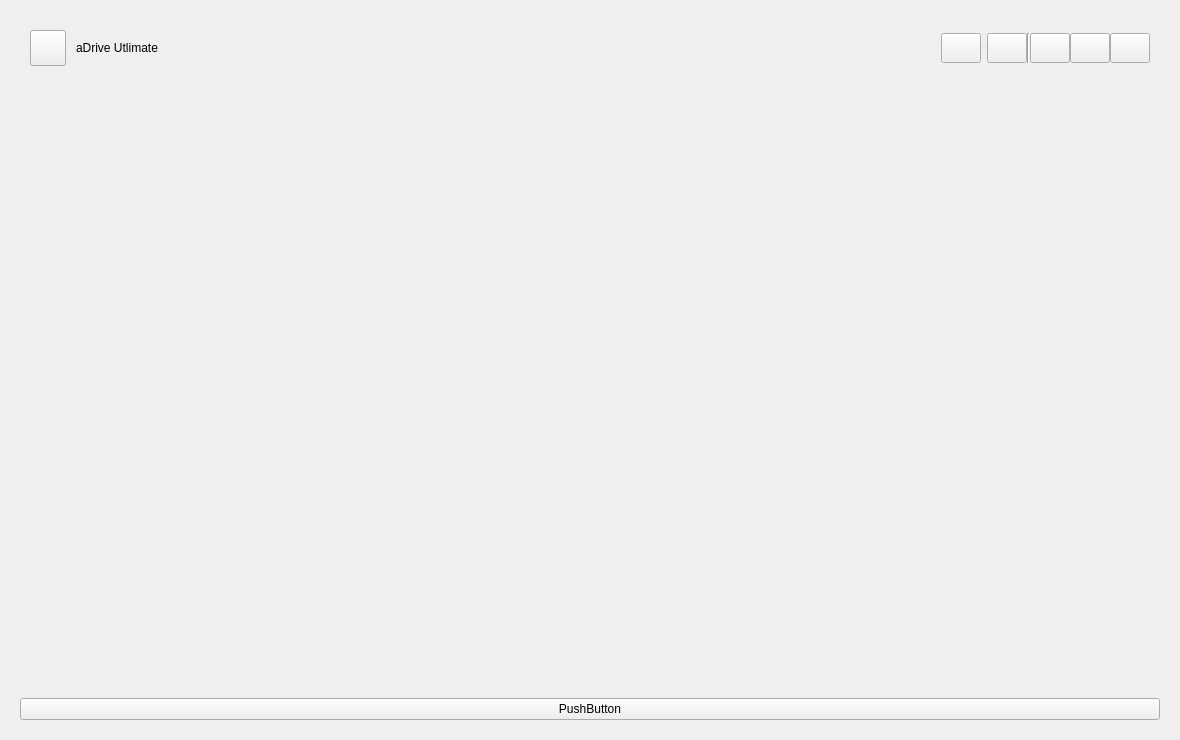
<?xml version="1.0" encoding="UTF-8"?>
<ui version="4.0">
 <class>aDriveBasic</class>
 <widget class="QWidget" name="aDriveBasic">
  <property name="geometry">
   <rect>
    <x>0</x>
    <y>0</y>
    <width>1180</width>
    <height>740</height>
   </rect>
  </property>
  <property name="minimumSize">
   <size>
    <width>1180</width>
    <height>740</height>
   </size>
  </property>
  <property name="windowTitle">
   <string>Form</string>
  </property>
  <property name="styleSheet">
   <string notr="true"/>
  </property>
  <layout class="QVBoxLayout" name="aDriveBasicVerticalLayout">
   <property name="spacing">
    <number>0</number>
   </property>
   <property name="leftMargin">
    <number>20</number>
   </property>
   <property name="topMargin">
    <number>20</number>
   </property>
   <property name="rightMargin">
    <number>20</number>
   </property>
   <property name="bottomMargin">
    <number>20</number>
   </property>
   <item>
    <widget class="QWidget" name="aDriveWidget" native="true">
     <property name="minimumSize">
      <size>
       <width>1140</width>
       <height>700</height>
      </size>
     </property>
     <property name="styleSheet">
      <string notr="true"/>
     </property>
     <layout class="QVBoxLayout" name="verticalLayout">
      <property name="spacing">
       <number>0</number>
      </property>
      <property name="leftMargin">
       <number>0</number>
      </property>
      <property name="topMargin">
       <number>0</number>
      </property>
      <property name="rightMargin">
       <number>0</number>
      </property>
      <property name="bottomMargin">
       <number>0</number>
      </property>
      <item>
       <widget class="QWidget" name="widget" native="true">
        <layout class="QHBoxLayout" name="horizontalLayout_3">
         <property name="spacing">
          <number>0</number>
         </property>
         <property name="leftMargin">
          <number>10</number>
         </property>
         <property name="topMargin">
          <number>10</number>
         </property>
         <property name="rightMargin">
          <number>10</number>
         </property>
         <property name="bottomMargin">
          <number>10</number>
         </property>
         <item>
          <widget class="QWidget" name="widget_4" native="true">
           <layout class="QHBoxLayout" name="horizontalLayout_4">
            <property name="spacing">
             <number>10</number>
            </property>
            <property name="leftMargin">
             <number>0</number>
            </property>
            <property name="topMargin">
             <number>0</number>
            </property>
            <property name="rightMargin">
             <number>0</number>
            </property>
            <property name="bottomMargin">
             <number>0</number>
            </property>
            <item>
             <widget class="QPushButton" name="aDriveLogo">
              <property name="sizePolicy">
               <sizepolicy hsizetype="Fixed" vsizetype="Fixed">
                <horstretch>0</horstretch>
                <verstretch>0</verstretch>
               </sizepolicy>
              </property>
              <property name="minimumSize">
               <size>
                <width>36</width>
                <height>36</height>
               </size>
              </property>
              <property name="maximumSize">
               <size>
                <width>36</width>
                <height>36</height>
               </size>
              </property>
              <property name="text">
               <string/>
              </property>
             </widget>
            </item>
            <item>
             <widget class="QLabel" name="aDriveName">
              <property name="text">
               <string>aDrive Utlimate</string>
              </property>
             </widget>
            </item>
           </layout>
          </widget>
         </item>
         <item>
          <spacer name="horizontalSpacer">
           <property name="orientation">
            <enum>Qt::Horizontal</enum>
           </property>
           <property name="sizeHint" stdset="0">
            <size>
             <width>40</width>
             <height>20</height>
            </size>
           </property>
          </spacer>
         </item>
         <item>
          <widget class="QWidget" name="widget_3" native="true">
           <layout class="QHBoxLayout" name="horizontalLayout_2">
            <property name="leftMargin">
             <number>0</number>
            </property>
            <property name="topMargin">
             <number>0</number>
            </property>
            <property name="rightMargin">
             <number>0</number>
            </property>
            <property name="bottomMargin">
             <number>0</number>
            </property>
            <item>
             <widget class="QPushButton" name="aDriveTheme">
              <property name="sizePolicy">
               <sizepolicy hsizetype="Fixed" vsizetype="Fixed">
                <horstretch>0</horstretch>
                <verstretch>0</verstretch>
               </sizepolicy>
              </property>
              <property name="minimumSize">
               <size>
                <width>40</width>
                <height>30</height>
               </size>
              </property>
              <property name="maximumSize">
               <size>
                <width>40</width>
                <height>30</height>
               </size>
              </property>
              <property name="text">
               <string/>
              </property>
             </widget>
            </item>
            <item>
             <widget class="QPushButton" name="aDriveMenu">
              <property name="sizePolicy">
               <sizepolicy hsizetype="Fixed" vsizetype="Fixed">
                <horstretch>0</horstretch>
                <verstretch>0</verstretch>
               </sizepolicy>
              </property>
              <property name="minimumSize">
               <size>
                <width>40</width>
                <height>30</height>
               </size>
              </property>
              <property name="maximumSize">
               <size>
                <width>40</width>
                <height>30</height>
               </size>
              </property>
              <property name="text">
               <string/>
              </property>
             </widget>
            </item>
           </layout>
          </widget>
         </item>
         <item>
          <widget class="Line" name="line">
           <property name="maximumSize">
            <size>
             <width>16777215</width>
             <height>30</height>
            </size>
           </property>
           <property name="orientation">
            <enum>Qt::Vertical</enum>
           </property>
          </widget>
         </item>
         <item>
          <widget class="QWidget" name="widget_2" native="true">
           <layout class="QHBoxLayout" name="horizontalLayout">
            <property name="spacing">
             <number>0</number>
            </property>
            <property name="leftMargin">
             <number>0</number>
            </property>
            <property name="topMargin">
             <number>0</number>
            </property>
            <property name="rightMargin">
             <number>0</number>
            </property>
            <property name="bottomMargin">
             <number>0</number>
            </property>
            <item>
             <widget class="QPushButton" name="aDriveMinimize">
              <property name="sizePolicy">
               <sizepolicy hsizetype="Fixed" vsizetype="Fixed">
                <horstretch>0</horstretch>
                <verstretch>0</verstretch>
               </sizepolicy>
              </property>
              <property name="minimumSize">
               <size>
                <width>40</width>
                <height>30</height>
               </size>
              </property>
              <property name="maximumSize">
               <size>
                <width>40</width>
                <height>30</height>
               </size>
              </property>
              <property name="text">
               <string/>
              </property>
             </widget>
            </item>
            <item>
             <widget class="QPushButton" name="aDriveMaximize">
              <property name="sizePolicy">
               <sizepolicy hsizetype="Fixed" vsizetype="Fixed">
                <horstretch>0</horstretch>
                <verstretch>0</verstretch>
               </sizepolicy>
              </property>
              <property name="minimumSize">
               <size>
                <width>40</width>
                <height>30</height>
               </size>
              </property>
              <property name="maximumSize">
               <size>
                <width>40</width>
                <height>30</height>
               </size>
              </property>
              <property name="text">
               <string/>
              </property>
             </widget>
            </item>
            <item>
             <widget class="QPushButton" name="aDriveClose">
              <property name="sizePolicy">
               <sizepolicy hsizetype="Fixed" vsizetype="Fixed">
                <horstretch>0</horstretch>
                <verstretch>0</verstretch>
               </sizepolicy>
              </property>
              <property name="minimumSize">
               <size>
                <width>40</width>
                <height>30</height>
               </size>
              </property>
              <property name="maximumSize">
               <size>
                <width>40</width>
                <height>30</height>
               </size>
              </property>
              <property name="styleSheet">
               <string notr="true"/>
              </property>
              <property name="text">
               <string/>
              </property>
             </widget>
            </item>
           </layout>
          </widget>
         </item>
        </layout>
       </widget>
      </item>
      <item>
       <spacer name="verticalSpacer">
        <property name="orientation">
         <enum>Qt::Vertical</enum>
        </property>
        <property name="sizeHint" stdset="0">
         <size>
          <width>20</width>
          <height>40</height>
         </size>
        </property>
       </spacer>
      </item>
      <item>
       <layout class="QHBoxLayout" name="horizontalLayout_5">
        <item>
         <widget class="QPushButton" name="pushButton">
          <property name="text">
           <string>PushButton</string>
          </property>
         </widget>
        </item>
       </layout>
      </item>
     </layout>
    </widget>
   </item>
  </layout>
 </widget>
 <resources/>
 <connections/>
</ui>
